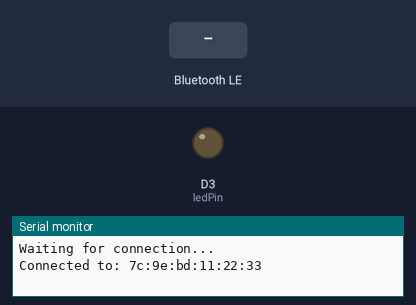
The sketch below on a simulated Arduino Nano 33 IoT. Parts: output pins drawn as LEDs (lit = HIGH), the last lines printed to the serial monitor. The test bench sets the inputs (shaded band). Nothing arrives over Bluetooth unless stated; a phone connects over Bluetooth LE 3 s after start.

Above: at 3.8 s.
3.9 s: Bluetooth LE write "5" received
At 4.9 s:
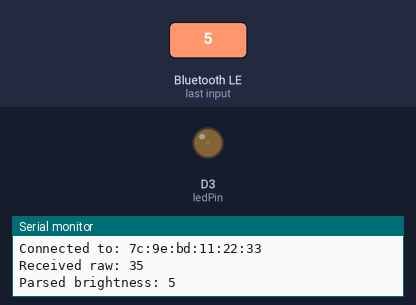
5.4 s: Bluetooth LE write "90" received
At 6.0 s:
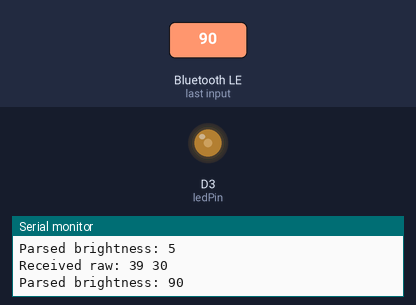
6.9 s: Bluetooth LE write "200" received
At 7.2 s:
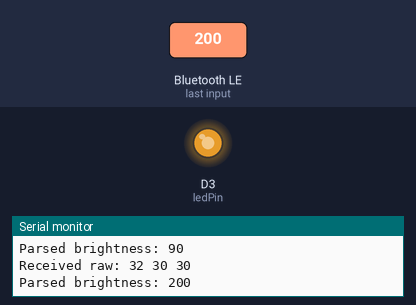
Timing chart, 0 to 9.9 s (numbered marks = the images above; inputs shaded):
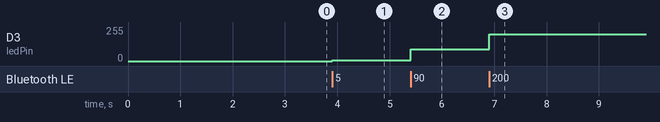

The sketch:

8.1HD.ino
```cpp
#include <ArduinoBLE.h>

const int ledPin = 3;  // Using digital pin 3 (PWM)

BLEService parkingService("180C");  // Custom service UUID
BLECharacteristic brightnessChar("2A56", BLEWrite, 20);  // Writable characteristic

void setup() {
  Serial.begin(9600);
  while (!Serial);

  pinMode(ledPin, OUTPUT);

  if (!BLE.begin()) {
    Serial.println("BLE start failed!");
    while (1);
  }

  BLE.setLocalName("ParkingActuator");
  BLE.setAdvertisedService(parkingService);
  parkingService.addCharacteristic(brightnessChar);
  BLE.addService(parkingService);
  BLE.advertise();

  Serial.println("Waiting for connection...");
}

void loop() {
  BLEDevice central = BLE.central();

  if (central) {
    Serial.print("Connected to: ");
    Serial.println(central.address());

    while (central.connected()) {
      if (brightnessChar.written()) {
        int len = brightnessChar.valueLength();
        const uint8_t* val = brightnessChar.value();

        // Print raw bytes for debugging
        Serial.print("Received raw: ");
        for (int i = 0; i < len; i++) {
          Serial.print(val[i], HEX);
          Serial.print(" ");
        }
        Serial.println();

        // Convert to String
        String brightnessStr = "";
        for (int i = 0; i < len; i++) {
          brightnessStr += (char)val[i];
        }

        int brightness = brightnessStr.toInt();
        brightness = constrain(brightness, 0, 255);

        Serial.print("Parsed brightness: ");
        Serial.println(brightness);

        analogWrite(ledPin, brightness);
      }
    }

    Serial.println("Disconnected.");
  }
}
```

Measured:
- after the input at 3.9 s, D3 (ledPin): 0/255 → 5/255 at once
- after the input at 5.4 s, D3 (ledPin): 5/255 → 90/255 at once
- after the input at 6.9 s, D3 (ledPin): 90/255 → 200/255 at once
